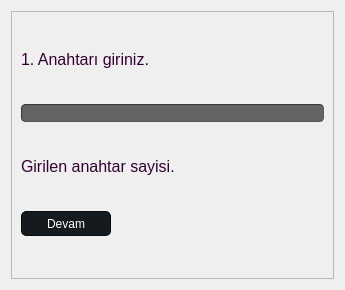
<?xml version="1.0" encoding="UTF-8"?>
<ui version="4.0">
 <class>enektar_popup</class>
 <widget class="QDialog" name="enektar_popup">
  <property name="geometry">
   <rect>
    <x>0</x>
    <y>0</y>
    <width>345</width>
    <height>290</height>
   </rect>
  </property>
  <property name="windowTitle">
   <string>Anahtar giriniz</string>
  </property>
  <property name="styleSheet">
   <string notr="true">QMainWindow {\n	background-color:rgb(82, 82, 82);\n}\nQTextEdit {\n	background-color:rgb(42, 42, 42);\n	color: rgb(0, 255, 0);\n}\nQPushButton{\n	border-style: solid;\n	border-color: #050a0e;\n	border-width: 1px;\n	border-radius: 5px;\n	color: #d3dae3;\n	padding: 2px;\n	background-color: #100E19;\n}\nQPushButton::default{\n	border-style: solid;\n	border-color: #050a0e;\n	border-width: 1px;\n	border-radius: 5px;\n	color: #FFFFFF;\n	padding: 2px;\n	background-color: #151a1e;\n}\nQPushButton:hover{\n	border-style: solid;\n	border-top-color: qlineargradient(spread:pad, x1:0, y1:1, x2:1, y2:1, stop:0 #C0DB50, stop:0.4 #C0DB50, stop:0.5 #100E19, stop:1 #100E19);\n    border-bottom-color: qlineargradient(spread:pad, x1:0, y1:1, x2:1, y2:1, stop:0 #100E19, stop:0.5 #100E19, stop:0.6 #C0DB50, stop:1 #C0DB50);\n    border-left-color: qlineargradient(spread:pad, x1:0, y1:0, x2:0, y2:1, stop:0 #C0DB50, stop:0.3 #C0DB50, stop:0.7 #100E19, stop:1 #100E19);\n    border-right-color: qlineargradient(spread:pad, x1:0, y1:1, x2:0, y2:0, stop:0 #C0DB50, stop:0.3 #C0DB50, stop:0.7 #100E19, stop:1 #100E19);\n	border-width: 2px;\n    border-radius: 1px;\n	color: #d3dae3;\n	padding: 2px;\n}\nQPushButton:pressed{\n	border-style: solid;\n	border-top-color: qlineargradient(spread:pad, x1:0, y1:1, x2:1, y2:1, stop:0 #d33af1, stop:0.4 #d33af1, stop:0.5 #100E19, stop:1 #100E19);\n    border-bottom-color: qlineargradient(spread:pad, x1:0, y1:1, x2:1, y2:1, stop:0 #100E19, stop:0.5 #100E19, stop:0.6 #d33af1, stop:1 #d33af1);\n    border-left-color: qlineargradient(spread:pad, x1:0, y1:0, x2:0, y2:1, stop:0 #d33af1, stop:0.3 #d33af1, stop:0.7 #100E19, stop:1 #100E19);\n    border-right-color: qlineargradient(spread:pad, x1:0, y1:1, x2:0, y2:0, stop:0 #d33af1, stop:0.3 #d33af1, stop:0.7 #100E19, stop:1 #100E19);\n	border-width: 2px;\n    border-radius: 1px;\n	color: #d3dae3;\n	padding: 2px;\n}\nQLineEdit {\n	border-width: 1px; border-radius: 4px;\n	border-color: rgb(58, 58, 58);\n	border-style: inset;\n	padding: 0 8px;\n	color: rgb(255, 255, 255);\n	background:rgb(100, 100, 100);\n	selection-background-color: rgb(187, 187, 187);\n	selection-color: rgb(60, 63, 65);\n}\nQLabel {\n	color:rgb(255,255,255);	\n}\nQProgressBar {\n	text-align: center;\n	color: rgb(240, 240, 240);\n	border-width: 1px; \n	border-radius: 10px;\n	border-color: rgb(58, 58, 58);\n	border-style: inset;\n	background-color:rgb(77,77,77);\n}\nQProgressBar::chunk {\n	background-color: qlineargradient(spread:pad, x1:0.5, y1:0.7, x2:0.5, y2:0.3, stop:0 rgba(87, 97, 106, 255), stop:1 rgba(93, 103, 113, 255));\n	border-radius: 5px;\n}\nQMenuBar {\n	background:rgb(82, 82, 82);\n}\nQMenuBar::item {\n	color:rgb(223,219,210);\n	spacing: 3px;\n	padding: 1px 4px;\n	background: transparent;\n}\n\nQMenuBar::item:selected {\n	background:rgb(115, 115, 115);\n}\nQMenu::item:selected {\n	color:rgb(255,255,255);\n	border-width:2px;\n	border-style:solid;\n	padding-left:18px;\n	padding-right:8px;\n	padding-top:2px;\n	padding-bottom:3px;\n	background:qlineargradient(spread:pad, x1:0.5, y1:0.7, x2:0.5, y2:0.3, stop:0 rgba(87, 97, 106, 255), stop:1 rgba(93, 103, 113, 255));\n	border-top-color: qlineargradient(spread:pad, x1:0.5, y1:0.6, x2:0.5, y2:0.4, stop:0 rgba(115, 115, 115, 255), stop:1 rgba(62, 62, 62, 255));\n	border-right-color: qlineargradient(spread:pad, x1:0.4, y1:0.5, x2:0.6, y2:0.5, stop:0 rgba(115, 115, 115, 255), stop:1 rgba(62, 62, 62, 255));\n	border-left-color: qlineargradient(spread:pad, x1:0.6, y1:0.5, x2:0.4, y2:0.5, stop:0 rgba(115, 115, 115, 255), stop:1 rgba(62, 62, 62, 255));\n	border-bottom-color: rgb(58, 58, 58);\n	border-bottom-width: 1px;\n}\nQMenu::item {\n	color:rgb(223,219,210);\n	background-color:rgb(78,78,78);\n	padding-left:20px;\n	padding-top:4px;\n	padding-bottom:4px;\n	padding-right:10px;\n}\nQMenu{\n	background-color:rgb(78,78,78);\n}\nQTabWidget {\n	color:rgb(0,0,0);\n	background-color:rgb(247,246,246);\n}\nQTabWidget::pane {\n		border-color: rgb(77,77,77);\n		background-color:rgb(101,101,101);\n		border-style: solid;\n		border-width: 1px;\n    	border-radius: 6px;\n}\nQTabBar::tab {\n	padding:2px;\n	color:rgb(250,250,250);\n  	background-color: qlineargradient(spread:pad, x1:0.5, y1:1, x2:0.5, y2:0, stop:0 rgba(77, 77, 77, 255), stop:1 rgba(97, 97, 97, 255));\n	border-style: solid;\n	border-width: 2px;\n  	border-top-right-radius:4px;\n   border-top-left-radius:4px;\n	border-top-color: qlineargradient(spread:pad, x1:0.5, y1:0.6, x2:0.5, y2:0.4, stop:0 rgba(115, 115, 115, 255), stop:1 rgba(95, 92, 93, 255));\n	border-right-color: qlineargradient(spread:pad, x1:0.4, y1:0.5, x2:0.6, y2:0.5, stop:0 rgba(115, 115, 115, 255), stop:1 rgba(95, 92, 93, 255));\n	border-left-color: qlineargradient(spread:pad, x1:0.6, y1:0.5, x2:0.4, y2:0.5, stop:0 rgba(115, 115, 115, 255), stop:1 rgba(95, 92, 93, 255));\n	border-bottom-color: rgb(101,101,101);\n}\nQTabBar::tab:selected, QTabBar::tab:last:selected, QTabBar::tab:hover {\n  	background-color:rgb(101,101,101);\n  	margin-left: 0px;\n  	margin-right: 1px;\n}\nQTabBar::tab:!selected {\n    	margin-top: 1px;\n		margin-right: 1px;\n}\nQCheckBox {\n	color:rgb(223,219,210);\n	padding: 2px;\n}\nQCheckBox:hover {\n	border-radius:4px;\n	border-style:solid;\n	padding-left: 1px;\n	padding-right: 1px;\n	padding-bottom: 1px;\n	padding-top: 1px;\n	border-width:1px;\n	border-color: rgb(87, 97, 106);\n	background-color:qlineargradient(spread:pad, x1:0.5, y1:0.7, x2:0.5, y2:0.3, stop:0 rgba(87, 97, 106, 150), stop:1 rgba(93, 103, 113, 150));\n}\n\nQCheckBox::indicator:unchecked {\n	border-radius:4px;\n	border-style:solid;\n	border-width:1px;\n	border-color: rgb(87, 97, 106);\n  	background-color:rgb(255,255,255);\n}\nQStatusBar {\n	color:rgb(240,240,240);\n}\n</string>
  </property>
  <layout class="QGridLayout" name="gridLayout">
   <item row="0" column="0">
    <widget class="QFrame" name="frame">
     <property name="styleSheet">
      <string notr="true">QMainWindow {
	background-color:rgb(82, 82, 82);
}
QTextEdit {
	background-color:rgb(42, 42, 42);
	color: rgb(0, 255, 0);
}
QPushButton{
	border-style: solid;
	border-color: #050a0e;
	border-width: 1px;
	border-radius: 5px;
	color: #d3dae3;
	padding: 2px;
	background-color: #100E19;
}
QPushButton::default{
	border-style: solid;
	border-color: #050a0e;
	border-width: 1px;
	border-radius: 5px;
	color: #FFFFFF;
	padding: 2px;
	background-color: #151a1e;
}
QPushButton:hover{
	border-style: solid;
	border-top-color: qlineargradient(spread:pad, x1:0, y1:1, x2:1, y2:1, stop:0 #C0DB50, stop:0.4 #C0DB50, stop:0.5 #100E19, stop:1 #100E19);
    border-bottom-color: qlineargradient(spread:pad, x1:0, y1:1, x2:1, y2:1, stop:0 #100E19, stop:0.5 #100E19, stop:0.6 #C0DB50, stop:1 #C0DB50);
    border-left-color: qlineargradient(spread:pad, x1:0, y1:0, x2:0, y2:1, stop:0 #C0DB50, stop:0.3 #C0DB50, stop:0.7 #100E19, stop:1 #100E19);
    border-right-color: qlineargradient(spread:pad, x1:0, y1:1, x2:0, y2:0, stop:0 #C0DB50, stop:0.3 #C0DB50, stop:0.7 #100E19, stop:1 #100E19);
	border-width: 2px;
    border-radius: 1px;
	color: #d3dae3;
	padding: 2px;
}
QPushButton:pressed{
	border-style: solid;
	border-top-color: qlineargradient(spread:pad, x1:0, y1:1, x2:1, y2:1, stop:0 #d33af1, stop:0.4 #d33af1, stop:0.5 #100E19, stop:1 #100E19);
    border-bottom-color: qlineargradient(spread:pad, x1:0, y1:1, x2:1, y2:1, stop:0 #100E19, stop:0.5 #100E19, stop:0.6 #d33af1, stop:1 #d33af1);
    border-left-color: qlineargradient(spread:pad, x1:0, y1:0, x2:0, y2:1, stop:0 #d33af1, stop:0.3 #d33af1, stop:0.7 #100E19, stop:1 #100E19);
    border-right-color: qlineargradient(spread:pad, x1:0, y1:1, x2:0, y2:0, stop:0 #d33af1, stop:0.3 #d33af1, stop:0.7 #100E19, stop:1 #100E19);
	border-width: 2px;
    border-radius: 1px;
	color: #d3dae3;
	padding: 2px;
}
QLineEdit {
	border-width: 1px; border-radius: 4px;
	border-color: rgb(58, 58, 58);
	border-style: inset;
	padding: 0 8px;
	color: rgb(255, 255, 255);
	background:rgb(100, 100, 100);
	selection-background-color: rgb(187, 187, 187);
	selection-color: rgb(60, 63, 65);
}
QLabel {
	color:rgb(51,0,51);	
}
QProgressBar {
	text-align: center;
	color: rgb(240, 240, 240);
	border-width: 1px; 
	border-radius: 10px;
	border-color: rgb(58, 58, 58);
	border-style: inset;
	background-color:rgb(77,77,77);
}
QProgressBar::chunk {
	background-color: qlineargradient(spread:pad, x1:0.5, y1:0.7, x2:0.5, y2:0.3, stop:0 rgba(87, 97, 106, 255), stop:1 rgba(93, 103, 113, 255));
	border-radius: 5px;
}
QMenuBar {
	background:rgb(82, 82, 82);
}
QMenuBar::item {
	color:rgb(223,219,210);
	spacing: 3px;
	padding: 1px 4px;
	background: transparent;
}

QMenuBar::item:selected {
	background:rgb(115, 115, 115);
}
QMenu::item:selected {
	color:rgb(255,255,255);
	border-width:2px;
	border-style:solid;
	padding-left:18px;
	padding-right:8px;
	padding-top:2px;
	padding-bottom:3px;
	background:qlineargradient(spread:pad, x1:0.5, y1:0.7, x2:0.5, y2:0.3, stop:0 rgba(87, 97, 106, 255), stop:1 rgba(93, 103, 113, 255));
	border-top-color: qlineargradient(spread:pad, x1:0.5, y1:0.6, x2:0.5, y2:0.4, stop:0 rgba(115, 115, 115, 255), stop:1 rgba(62, 62, 62, 255));
	border-right-color: qlineargradient(spread:pad, x1:0.4, y1:0.5, x2:0.6, y2:0.5, stop:0 rgba(115, 115, 115, 255), stop:1 rgba(62, 62, 62, 255));
	border-left-color: qlineargradient(spread:pad, x1:0.6, y1:0.5, x2:0.4, y2:0.5, stop:0 rgba(115, 115, 115, 255), stop:1 rgba(62, 62, 62, 255));
	border-bottom-color: rgb(58, 58, 58);
	border-bottom-width: 1px;
}
QMenu::item {
	color:rgb(223,219,210);
	background-color:rgb(78,78,78);
	padding-left:20px;
	padding-top:4px;
	padding-bottom:4px;
	padding-right:10px;
}
QMenu{
	background-color:rgb(78,78,78);
}
QTabWidget {
	color:rgb(0,0,0);
	background-color:rgb(247,246,246);
}
QTabWidget::pane {
		border-color: rgb(77,77,77);
		background-color:rgb(101,101,101);
		border-style: solid;
		border-width: 1px;
    	border-radius: 6px;
}
QTabBar::tab {
	padding:2px;
	color:rgb(250,250,250);
  	background-color: qlineargradient(spread:pad, x1:0.5, y1:1, x2:0.5, y2:0, stop:0 rgba(77, 77, 77, 255), stop:1 rgba(97, 97, 97, 255));
	border-style: solid;
	border-width: 2px;
  	border-top-right-radius:4px;
   border-top-left-radius:4px;
	border-top-color: qlineargradient(spread:pad, x1:0.5, y1:0.6, x2:0.5, y2:0.4, stop:0 rgba(115, 115, 115, 255), stop:1 rgba(95, 92, 93, 255));
	border-right-color: qlineargradient(spread:pad, x1:0.4, y1:0.5, x2:0.6, y2:0.5, stop:0 rgba(115, 115, 115, 255), stop:1 rgba(95, 92, 93, 255));
	border-left-color: qlineargradient(spread:pad, x1:0.6, y1:0.5, x2:0.4, y2:0.5, stop:0 rgba(115, 115, 115, 255), stop:1 rgba(95, 92, 93, 255));
	border-bottom-color: rgb(101,101,101);
}
QTabBar::tab:selected, QTabBar::tab:last:selected, QTabBar::tab:hover {
  	background-color:rgb(101,101,101);
  	margin-left: 0px;
  	margin-right: 1px;
}
QTabBar::tab:!selected {
    	margin-top: 1px;
		margin-right: 1px;
}
QCheckBox {
	color:rgb(223,219,210);
	padding: 2px;
}
QCheckBox:hover {
	border-radius:4px;
	border-style:solid;
	padding-left: 1px;
	padding-right: 1px;
	padding-bottom: 1px;
	padding-top: 1px;
	border-width:1px;
	border-color: rgb(87, 97, 106);
	background-color:qlineargradient(spread:pad, x1:0.5, y1:0.7, x2:0.5, y2:0.3, stop:0 rgba(87, 97, 106, 150), stop:1 rgba(93, 103, 113, 150));
}

QCheckBox::indicator:unchecked {
	border-radius:4px;
	border-style:solid;
	border-width:1px;
	border-color: rgb(87, 97, 106);
  	background-color:rgb(255,255,255);
}
QStatusBar {
	color:rgb(240,240,240);
}
</string>
     </property>
     <property name="frameShape">
      <enum>QFrame::StyledPanel</enum>
     </property>
     <property name="frameShadow">
      <enum>QFrame::Raised</enum>
     </property>
     <layout class="QVBoxLayout" name="verticalLayout_2">
      <item>
       <widget class="QLabel" name="aciklama">
        <property name="sizePolicy">
         <sizepolicy hsizetype="Fixed" vsizetype="Fixed">
          <horstretch>0</horstretch>
          <verstretch>0</verstretch>
         </sizepolicy>
        </property>
        <property name="font">
         <font>
          <pointsize>12</pointsize>
         </font>
        </property>
        <property name="text">
         <string>1. Anahtarı giriniz.</string>
        </property>
        <property name="alignment">
         <set>Qt::AlignCenter</set>
        </property>
       </widget>
      </item>
      <item>
       <widget class="QLineEdit" name="enektar_line"/>
      </item>
      <item>
       <widget class="QLabel" name="label">
        <property name="sizePolicy">
         <sizepolicy hsizetype="Fixed" vsizetype="Fixed">
          <horstretch>0</horstretch>
          <verstretch>0</verstretch>
         </sizepolicy>
        </property>
        <property name="font">
         <font>
          <pointsize>12</pointsize>
         </font>
        </property>
        <property name="text">
         <string>Girilen anahtar sayisi.</string>
        </property>
       </widget>
      </item>
      <item>
       <widget class="QPushButton" name="enektar_devam">
        <property name="minimumSize">
         <size>
          <width>0</width>
          <height>25</height>
         </size>
        </property>
        <property name="maximumSize">
         <size>
          <width>90</width>
          <height>16777215</height>
         </size>
        </property>
        <property name="text">
         <string>Devam</string>
        </property>
       </widget>
      </item>
     </layout>
    </widget>
   </item>
  </layout>
 </widget>
 <resources/>
 <connections/>
</ui>
